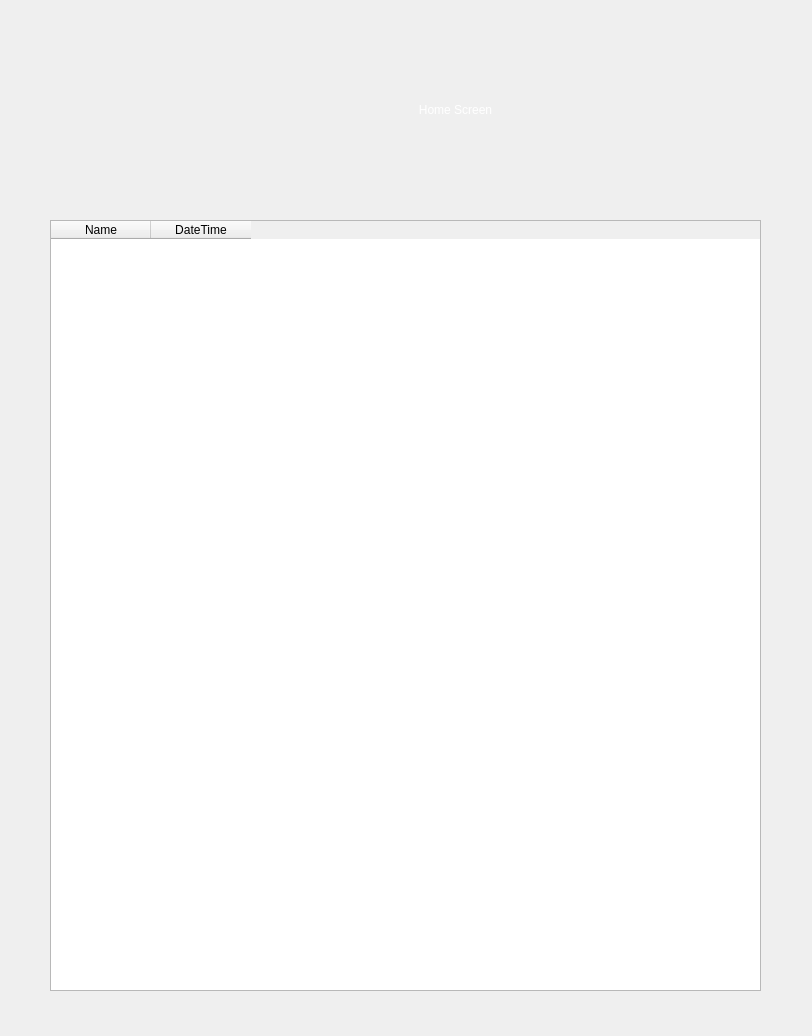
<?xml version="1.0" encoding="UTF-8"?>
<ui version="4.0">
 <class>Dialog</class>
 <widget class="QDialog" name="Dialog">
  <property name="geometry">
   <rect>
    <x>0</x>
    <y>0</y>
    <width>812</width>
    <height>1036</height>
   </rect>
  </property>
  <property name="windowTitle">
   <string>Dialog</string>
  </property>
  <property name="styleSheet">
   <string notr="true">background-color:rgba(16, 30, 41, 240);
border-radius:10px;
QPushButton#pushButton{
background-color:rgba(2, 65, 118, 255);
color:rgba(255, 255, 255, 200);
border-radius:5px;
}
QPushButton#pushButton:pressed{
padding-left:5px;
padding-top:5px;
background-color:rgba(2, 65, 118, 100);
background-position:calc(100% - 10px)center;
}
QPushButton#pushButton:hover{
background-color:rgba(2, 65, 118, 200);
}</string>
  </property>
  <widget class="QLabel" name="txtWelcomUser">
   <property name="geometry">
    <rect>
     <x>130</x>
     <y>-10</y>
     <width>651</width>
     <height>241</height>
    </rect>
   </property>
   <property name="styleSheet">
    <string notr="true">color: rgb(255, 255, 255);
font: 18pt &quot;MS Shell Dlg 2&quot;;
background-color:none;</string>
   </property>
   <property name="text">
    <string>&lt;html&gt;&lt;head/&gt;&lt;body&gt;&lt;p align=&quot;center&quot;&gt;Home Screen&lt;/p&gt;&lt;/body&gt;&lt;/html&gt;</string>
   </property>
  </widget>
  <widget class="QTableWidget" name="table_std">
   <property name="geometry">
    <rect>
     <x>50</x>
     <y>220</y>
     <width>711</width>
     <height>771</height>
    </rect>
   </property>
   <property name="styleSheet">
    <string notr="true">background-color: none;</string>
   </property>
   <property name="rowCount">
    <number>0</number>
   </property>
   <property name="columnCount">
    <number>2</number>
   </property>
   <column>
    <property name="text">
     <string>Name</string>
    </property>
   </column>
   <column>
    <property name="text">
     <string>DateTime</string>
    </property>
   </column>
  </widget>
 </widget>
 <resources/>
 <connections/>
</ui>
